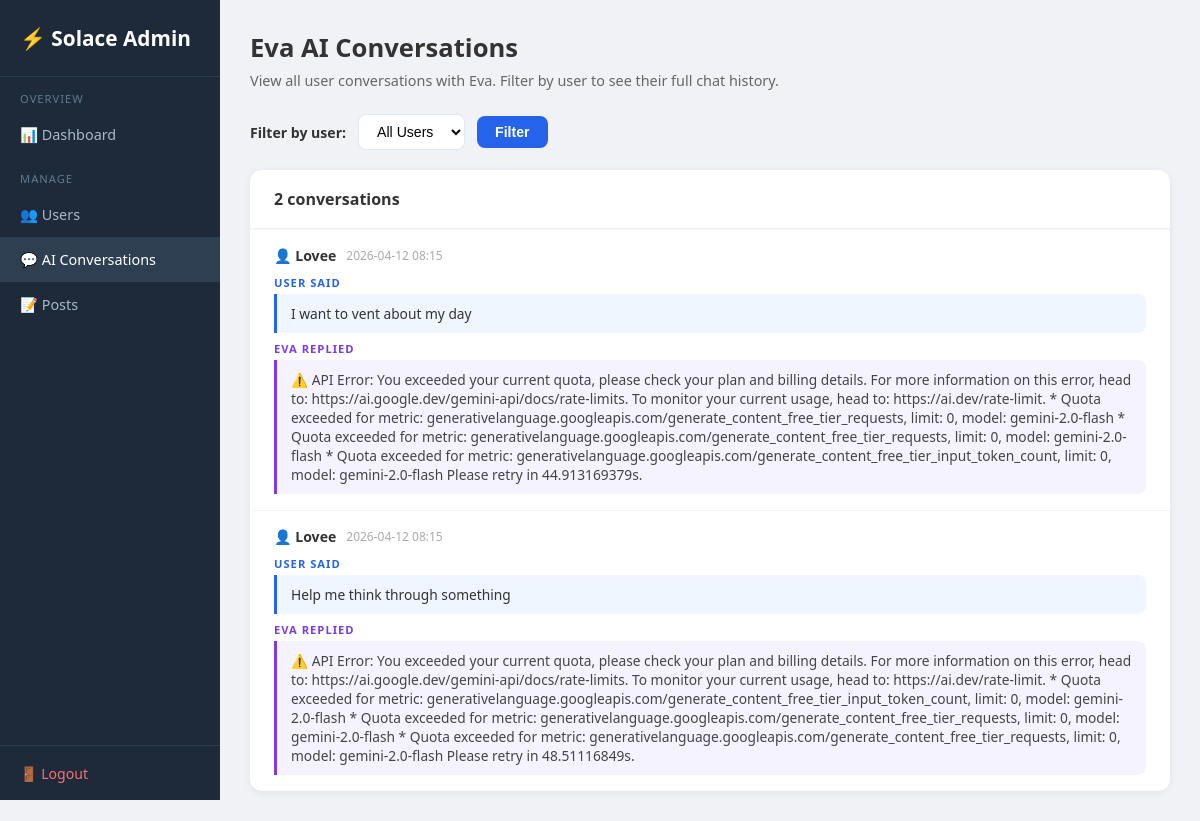
Page /admin/chats (signed in) on the earlier database version.
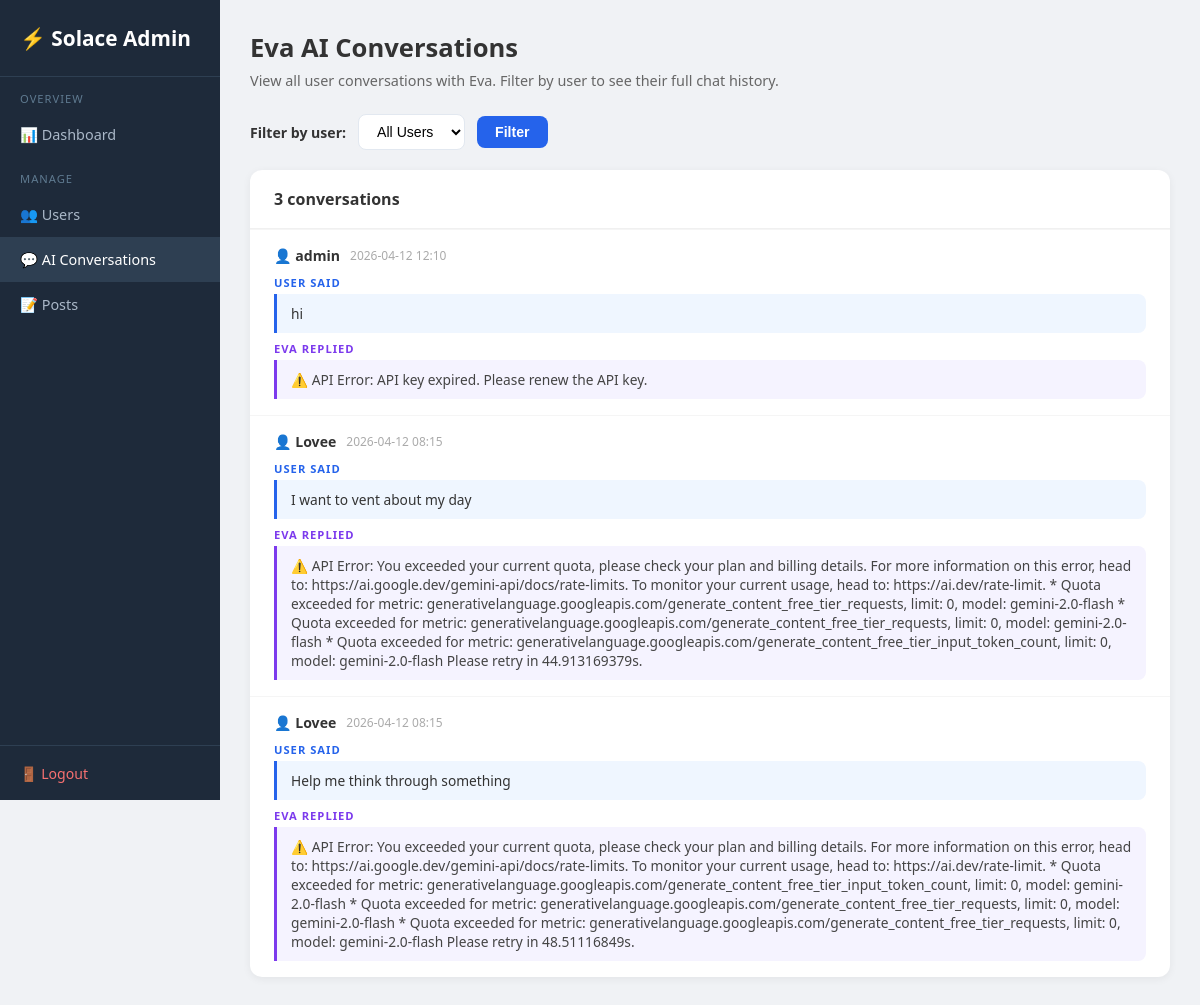
Same page on the later database version.
### tables this page shows
CREATE TABLE chat_history (
                id           INTEGER PRIMARY KEY AUTOINCREMENT,
                session_id   TEXT,
                user_id      INTEGER REFERENCES users(id),
                user_message TEXT,
                ai_response  TEXT,
                timestamp    DATETIME DEFAULT CURRENT_TIMESTAMP
            );

CREATE TABLE users (
                id         INTEGER PRIMARY KEY AUTOINCREMENT,
                username   TEXT UNIQUE NOT NULL,
                email      TEXT NOT NULL,
                password   TEXT NOT NULL,
                is_admin   INTEGER DEFAULT 0,
                created_at DATETIME DEFAULT CURRENT_TIMESTAMP
            );

### app.py (the view)
@app.route("/admin/chats")
@admin_required
def admin_chats() -> Any:
    uid_filter = request.args.get("user_id", "")
    with get_db() as conn:
        users = conn.execute(
            "SELECT id, username FROM users WHERE is_admin=0 ORDER BY username"
        ).fetchall()
        if uid_filter:
            chats = conn.execute("""
                SELECT ch.id, u.username, ch.user_message, ch.ai_response,
                       ch.session_id, ch.timestamp
                FROM chat_history ch JOIN users u ON ch.user_id=u.id
                WHERE ch.user_id=?
                ORDER BY ch.timestamp DESC
            """, (uid_filter,)).fetchall()
        else:
            chats = conn.execute("""
                SELECT ch.id, u.username, ch.user_message, ch.ai_response,
                       ch.session_id, ch.timestamp
                FROM chat_history ch JOIN users u ON ch.user_id=u.id
                ORDER BY ch.timestamp DESC LIMIT 50
            """).fetchall()
    return render_template(
        "admin/chats.html",
        chats=chats, users=users,
        selected_user=uid_filter,
    )

### app.py (called while the page is built)
def get_db() -> sqlite3.Connection:
    db_path = os.path.join(os.path.dirname(os.path.abspath(__file__)), "database.db")
    conn = sqlite3.connect(db_path)
    conn.row_factory = sqlite3.Row
    return conn

def admin_required(f: Any) -> Any:
    @wraps(f)
    def dec(*args: Any, **kwargs: Any) -> Any:
        if "user_id" not in session or not session.get("is_admin"):
            flash("Admin access required.")
            return redirect(url_for("login_page"))
        return f(*args, **kwargs)
    return dec

### templates/admin/Chats.html (shortened to what this page needs)
<!DOCTYPE html>
<html lang="en">
<head>
</head>
<body>
<div class="sidebar">
  <div class="logo">⚡ Solace Admin</div>
  <nav>
    <div class="sl">Overview</div>
    <a href="/admin">📊 Dashboard</a>
    <div class="sl">Manage</div>
    <a href="/admin/users">👥 Users</a>
    <a href="/admin/chats" class="active">💬 AI Conversations</a>
    <a href="/admin/posts">📝 Posts</a>
  </nav>
  <div class="bot"><a href="/logout">🚪 Logout</a></div>
</div>
<div class="main">
  <div class="page-title">Eva AI Conversations</div>
  <div class="page-sub">View all user conversations with Eva. Filter by user to see their full chat history.</div>
  <form method="GET" action="/admin/chats" class="filter-bar">
    <label style="font-weight:600;font-size:0.88rem">Filter by user:</label>
    <select name="user_id">
      <option value="">All Users</option>
    </select>
    <button type="submit">Filter</button>
  </form>
  <div class="card">
    <div class="card-header">{{ chats|length }} conversation{% if chats|length != 1 %}s{% endif %}
    </div>
    {% if chats %}
      {% for c in chats %}
      <div class="chat-row">
        <div class="chat-meta">
          <span class="chat-user">👤 {{ c.username }}</span>
          <span class="chat-time">{{ (c.timestamp or '')[:16] }}</span>
        </div>
        <div class="msg-label u">User said</div>
        <div class="msg-user">{{ c.user_message }}</div>
        <div class="msg-label e">Eva replied</div>
        <div class="msg-eva">{{ c.ai_response }}</div>
      </div>
      {% endfor %}
    {% else %}
      <div class="empty">No conversations found.</div>
    {% endif %}
  </div>
</div>
</body>
</html>

### templates/admin/Chats.html (style rules this page uses)
* { box-sizing:border-box;margin:0;padding:0; }
body { font-family:'Segoe UI',sans-serif;background:#f0f2f5;color:#333; }
.sidebar { width:220px;position:fixed;top:0;left:0;height:100vh;background:#1e2a3a;display:flex;flex-direction:column; }
.sidebar .logo { padding:24px 20px;font-size:1.3rem;font-weight:700;color:#fff;border-bottom:1px solid #2e3f52; }
.sidebar nav a { display:block;padding:13px 20px;color:#aab8c8;text-decoration:none;font-size:0.9rem; }
.sidebar nav a:hover,.sidebar nav a.active { background:#2e3f52;color:#fff; }
.sidebar nav .sl { padding:14px 20px 6px;font-size:0.7rem;text-transform:uppercase;letter-spacing:1px;color:#5f7a90; }
.sidebar .bot { margin-top:auto;padding:16px 20px;border-top:1px solid #2e3f52; }
.sidebar .bot a { color:#f87171;text-decoration:none;font-size:0.88rem; }
.main { margin-left:220px;padding:30px; }
.page-title { font-size:1.6rem;font-weight:700;margin-bottom:6px; }
.page-sub { color:#666;font-size:0.9rem;margin-bottom:24px; }
.filter-bar { display:flex;align-items:center;gap:12px;margin-bottom:20px; }
.filter-bar select { padding:8px 14px;border:1.5px solid #e2e8f0;border-radius:8px;font-size:0.88rem;background:white; }
.filter-bar button { padding:8px 18px;background:#2563eb;color:white;border:none;border-radius:8px;font-weight:600;cursor:pointer;font-size:0.88rem; }
.card { background:#fff;border-radius:12px;box-shadow:0 2px 8px rgba(0,0,0,.06);overflow:hidden; }
.card-header { padding:18px 24px;font-weight:600;border-bottom:1px solid #f0f0f0; }
.chat-row { padding:16px 24px;border-top:1px solid #f5f5f5; }
.chat-meta { display:flex;align-items:center;gap:10px;margin-bottom:10px; }
.chat-user { font-weight:700;font-size:0.88rem; }
.chat-time { font-size:0.75rem;color:#aaa; }
.msg-user { background:#EFF6FF;border-left:3px solid #2563eb;padding:10px 14px;border-radius:0 8px 8px 0;font-size:0.86rem;margin-bottom:8px; }
.msg-eva { background:#F5F3FF;border-left:3px solid #7c3aed;padding:10px 14px;border-radius:0 8px 8px 0;font-size:0.86rem;color:#444; }
.msg-label { font-size:0.7rem;font-weight:700;text-transform:uppercase;letter-spacing:1px;margin-bottom:4px; }
.msg-label.u { color:#2563eb; }
.msg-label.e { color:#7c3aed; }

Differences in the rows shown:
added chat_history: username "admin", timestamp "2026-04-12 12:10", user_message "hi", ai_response "⚠️ API Error: API key expired. Please renew the API key."
Other differences:
{{ chats|length }}: "2" → "3"
